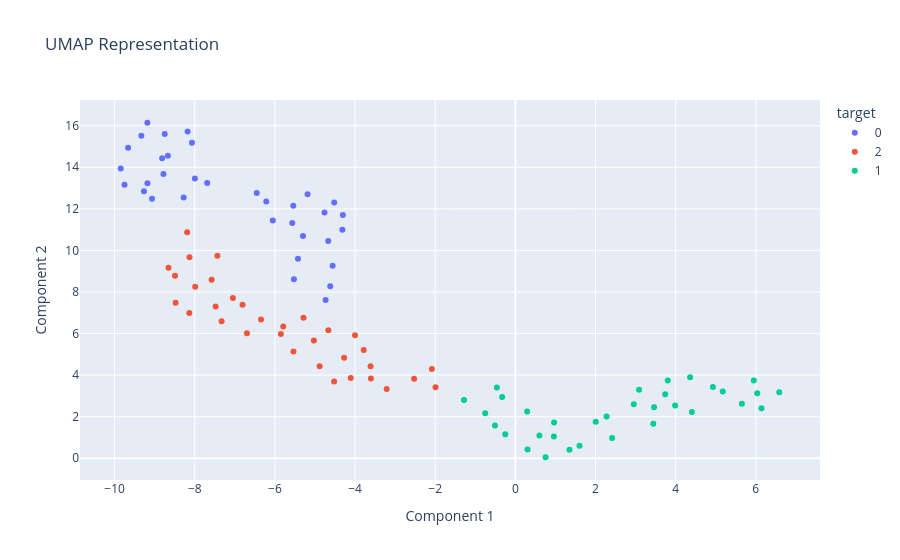

Notebook source saved alongside this figure:
### Markdown cell above
## Step 6b: Visualize with UMAP

UMAP can be used in tandem with Howso Engine to visualize high-dimensional datasets, similar to how HDBSCAN is used.

### Code cell
fig = plot_umap(t, color="target", action_feature=action_features[0])
fig.show()

### Figure 1 — Plotly figure (JSON) as saved in the notebook; plotly's stock layout.template omitted (floating-point values rounded to 4 significant figures)
{"data": [{"customdata": [[0, "fbc1ffc2-3c25-4d69-8db6-e43fa6fafb0f"], [2, "fbc1ffc2-3c25-4d69-8db6-e43fa6fafb0f"], [5, "fbc1ffc2-3c25-4d69-8db6-e43fa6fafb0f"], [6, "fbc1ffc2-3c25-4d69-8db6-e43fa6fafb0f"], [9, "fbc1ffc2-3c25-4d69-8db6-e43fa6fafb0f"], [15, "fbc1ffc2-3c25-4d69-8db6-e43fa6fafb0f"], [21, "fbc1ffc2-3c25-4d69-8db6-e43fa6fafb0f"], [25, "fbc1ffc2-3c25-4d69-8db6-e43fa6fafb0f"], [27, "fbc1ffc2-3c25-4d69-8db6-e43fa6fafb0f"], [30, "fbc1ffc2-3c25-4d69-8db6-e43fa6fafb0f"], [31, "fbc1ffc2-3c25-4d69-8db6-e43fa6fafb0f"], [37, "fbc1ffc2-3c25-4d69-8db6-e43fa6fafb0f"], [40, "fbc1ffc2-3c25-4d69-8db6-e43fa6fafb0f"], [45, "fbc1ffc2-3c25-4d69-8db6-e43fa6fafb0f"], [47, "fbc1ffc2-3c25-4d69-8db6-e43fa6fafb0f"], [50, "fbc1ffc2-3c25-4d69-8db6-e43fa6fafb0f"], [52, "fbc1ffc2-3c25-4d69-8db6-e43fa6fafb0f"], [53, "fbc1ffc2-3c25-4d69-8db6-e43fa6fafb0f"], [54, "fbc1ffc2-3c25-4d69-8db6-e43fa6fafb0f"], [64, "fbc1ffc2-3c25-4d69-8db6-e43fa6fafb0f"], [65, "fbc1ffc2-3c25-4d69-8db6-e43fa6fafb0f"], [66, "fbc1ffc2-3c25-4d69-8db6-e43fa6fafb0f"], [69, "fbc1ffc2-3c25-4d69-8db6-e43fa6fafb0f"], [70, "fbc1ffc2-3c25-4d69-8db6-e43fa6fafb0f"], [72, "fbc1ffc2-3c25-4d69-8db6-e43fa6fafb0f"], [74, "fbc1ffc2-3c25-4d69-8db6-e43fa6fafb0f"], [75, "fbc1ffc2-3c25-4d69-8db6-e43fa6fafb0f"], [76, "fbc1ffc2-3c25-4d69-8db6-e43fa6fafb0f"], [78, "fbc1ffc2-3c25-4d69-8db6-e43fa6fafb0f"], [83, "fbc1ffc2-3c25-4d69-8db6-e43fa6fafb0f"], [86, "fbc1ffc2-3c25-4d69-8db6-e43fa6fafb0f"], [88, "fbc1ffc2-3c25-4d69-8db6-e43fa6fafb0f"], [90, "fbc1ffc2-3c25-4d69-8db6-e43fa6fafb0f"], [94, "fbc1ffc2-3c25-4d69-8db6-e43fa6fafb0f"]], "hovertemplate": "<b>%{xaxis.title.text}:</b> %{x}<br><b>%{yaxis.title.text}:</b> %{y}<br><b>Case Index:</b> %{customdata[0]:,}<br><extra>%{fullData.name}</extra>", "legendgroup": "0", "marker": {"color": "#636efa", "symbol": "circle"}, "mode": "markers", "name": "0", "orientation": "v", "showlegend": true, "type": "scatter", "x": [-4.52, -5.185, -5.526, -8.781, -4.619, -4.559, -8.749, -8.671, -9.662, -5.424, -9.181, -9.331, -5.299, -4.734, -7.689, -6.215, -9.268, -6.052, -8.814, -4.316, -9.752, -4.762, -8.178, -4.303, -9.18, -5.567, -9.066, -4.668, -8.069, -6.453, -9.846, -5.54, -7.997, -8.277], "xaxis": "x", "y": [12.3, 12.7, 8.614, 13.68, 8.277, 9.266, 15.61, 14.55, 14.94, 9.597, 16.14, 15.52, 10.7, 7.613, 13.25, 12.36, 12.84, 11.44, 14.44, 10.99, 13.16, 11.82, 15.73, 11.7, 13.24, 11.31, 12.48, 10.45, 15.18, 12.77, 13.94, 12.15, 13.46, 12.55], "yaxis": "y"}, {"customdata": [[1, "fbc1ffc2-3c25-4d69-8db6-e43fa6fafb0f"], [3, "fbc1ffc2-3c25-4d69-8db6-e43fa6fafb0f"], [4, "fbc1ffc2-3c25-4d69-8db6-e43fa6fafb0f"], [7, "fbc1ffc2-3c25-4d69-8db6-e43fa6fafb0f"], [10, "fbc1ffc2-3c25-4d69-8db6-e43fa6fafb0f"], [13, "fbc1ffc2-3c25-4d69-8db6-e43fa6fafb0f"], [14, "fbc1ffc2-3c25-4d69-8db6-e43fa6fafb0f"], [16, "fbc1ffc2-3c25-4d69-8db6-e43fa6fafb0f"], [18, "fbc1ffc2-3c25-4d69-8db6-e43fa6fafb0f"], [33, "fbc1ffc2-3c25-4d69-8db6-e43fa6fafb0f"], [34, "fbc1ffc2-3c25-4d69-8db6-e43fa6fafb0f"], [35, "fbc1ffc2-3c25-4d69-8db6-e43fa6fafb0f"], [36, "fbc1ffc2-3c25-4d69-8db6-e43fa6fafb0f"], [38, "fbc1ffc2-3c25-4d69-8db6-e43fa6fafb0f"], [39, "fbc1ffc2-3c25-4d69-8db6-e43fa6fafb0f"], [41, "fbc1ffc2-3c25-4d69-8db6-e43fa6fafb0f"], [42, "fbc1ffc2-3c25-4d69-8db6-e43fa6fafb0f"], [43, "fbc1ffc2-3c25-4d69-8db6-e43fa6fafb0f"], [49, "fbc1ffc2-3c25-4d69-8db6-e43fa6fafb0f"], [55, "fbc1ffc2-3c25-4d69-8db6-e43fa6fafb0f"], [57, "fbc1ffc2-3c25-4d69-8db6-e43fa6fafb0f"], [58, "fbc1ffc2-3c25-4d69-8db6-e43fa6fafb0f"], [59, "fbc1ffc2-3c25-4d69-8db6-e43fa6fafb0f"], [67, "fbc1ffc2-3c25-4d69-8db6-e43fa6fafb0f"], [73, "fbc1ffc2-3c25-4d69-8db6-e43fa6fafb0f"], [81, "fbc1ffc2-3c25-4d69-8db6-e43fa6fafb0f"], [82, "fbc1ffc2-3c25-4d69-8db6-e43fa6fafb0f"], [84, "fbc1ffc2-3c25-4d69-8db6-e43fa6fafb0f"], [85, "fbc1ffc2-3c25-4d69-8db6-e43fa6fafb0f"], [87, "fbc1ffc2-3c25-4d69-8db6-e43fa6fafb0f"], [89, "fbc1ffc2-3c25-4d69-8db6-e43fa6fafb0f"], [93, "fbc1ffc2-3c25-4d69-8db6-e43fa6fafb0f"], [96, "fbc1ffc2-3c25-4d69-8db6-e43fa6fafb0f"]], "hovertemplate": "<b>%{xaxis.title.text}:</b> %{x}<br><b>%{yaxis.title.text}:</b> %{y}<br><b>Case Index:</b> %{customdata[0]:,}<br><extra>%{fullData.name}</extra>", "legendgroup": "2", "marker": {"color": "#EF553B", "symbol": "circle"}, "mode": "markers", "name": "2", "orientation": "v", "showlegend": true, "type": "scatter", "x": [-8.189, -5.851, -5.791, -4.883, -5.027, -7.048, -3.211, -2.083, -6.697, -8.131, -4.522, -7.435, -5.537, -4.272, -3.613, -8.493, -7.33, -4.665, -7.578, -7.989, -8.136, -4.108, -7.478, -8.477, -6.346, -3.784, -5.285, -8.654, -6.808, -1.992, -2.526, -4.002, -3.604], "xaxis": "x", "y": [10.87, 5.983, 6.346, 4.433, 5.66, 7.711, 3.327, 4.297, 6.015, 9.675, 3.695, 9.74, 5.135, 4.841, 4.427, 8.78, 6.59, 6.161, 8.588, 8.247, 6.992, 3.864, 7.299, 7.483, 6.673, 5.214, 6.767, 9.168, 7.382, 3.411, 3.827, 5.924, 3.843], "yaxis": "y"}, {"customdata": [[8, "fbc1ffc2-3c25-4d69-8db6-e43fa6fafb0f"], [11, "fbc1ffc2-3c25-4d69-8db6-e43fa6fafb0f"], [12, "fbc1ffc2-3c25-4d69-8db6-e43fa6fafb0f"], [17, "fbc1ffc2-3c25-4d69-8db6-e43fa6fafb0f"], [19, "fbc1ffc2-3c25-4d69-8db6-e43fa6fafb0f"], [20, "fbc1ffc2-3c25-4d69-8db6-e43fa6fafb0f"], [22, "fbc1ffc2-3c25-4d69-8db6-e43fa6fafb0f"], [23, "fbc1ffc2-3c25-4d69-8db6-e43fa6fafb0f"], [24, "fbc1ffc2-3c25-4d69-8db6-e43fa6fafb0f"], [26, "fbc1ffc2-3c25-4d69-8db6-e43fa6fafb0f"], [28, "fbc1ffc2-3c25-4d69-8db6-e43fa6fafb0f"], [29, "fbc1ffc2-3c25-4d69-8db6-e43fa6fafb0f"], [32, "fbc1ffc2-3c25-4d69-8db6-e43fa6fafb0f"], [44, "fbc1ffc2-3c25-4d69-8db6-e43fa6fafb0f"], [46, "fbc1ffc2-3c25-4d69-8db6-e43fa6fafb0f"], [48, "fbc1ffc2-3c25-4d69-8db6-e43fa6fafb0f"], [51, "fbc1ffc2-3c25-4d69-8db6-e43fa6fafb0f"], [56, "fbc1ffc2-3c25-4d69-8db6-e43fa6fafb0f"], [60, "fbc1ffc2-3c25-4d69-8db6-e43fa6fafb0f"], [61, "fbc1ffc2-3c25-4d69-8db6-e43fa6fafb0f"], [62, "fbc1ffc2-3c25-4d69-8db6-e43fa6fafb0f"], [63, "fbc1ffc2-3c25-4d69-8db6-e43fa6fafb0f"], [68, "fbc1ffc2-3c25-4d69-8db6-e43fa6fafb0f"], [71, "fbc1ffc2-3c25-4d69-8db6-e43fa6fafb0f"], [77, "fbc1ffc2-3c25-4d69-8db6-e43fa6fafb0f"], [79, "fbc1ffc2-3c25-4d69-8db6-e43fa6fafb0f"], [80, "fbc1ffc2-3c25-4d69-8db6-e43fa6fafb0f"], [91, "fbc1ffc2-3c25-4d69-8db6-e43fa6fafb0f"], [92, "fbc1ffc2-3c25-4d69-8db6-e43fa6fafb0f"], [95, "fbc1ffc2-3c25-4d69-8db6-e43fa6fafb0f"], [97, "fbc1ffc2-3c25-4d69-8db6-e43fa6fafb0f"], [98, "fbc1ffc2-3c25-4d69-8db6-e43fa6fafb0f"], [99, "fbc1ffc2-3c25-4d69-8db6-e43fa6fafb0f"]], "hovertemplate": "<b>%{xaxis.title.text}:</b> %{x}<br><b>%{yaxis.title.text}:</b> %{y}<br><b>Case Index:</b> %{customdata[0]:,}<br><extra>%{fullData.name}</extra>", "legendgroup": "1", "marker": {"color": "#00cc96", "symbol": "circle"}, "mode": "markers", "name": "1", "orientation": "v", "showlegend": true, "type": "scatter", "x": [0.9666, 1.35, 2.415, 3.987, 0.6004, 2.276, 4.405, -0.5084, 3.442, 4.36, 3.087, -0.4602, 5.949, 4.93, 6.585, 6.037, -0.3306, -1.282, 6.143, 3.461, 0.2945, 3.739, 2.956, 5.176, 5.652, -0.7521, 0.7546, 1.601, -0.2525, 3.803, 2.005, 0.3044, 0.9619], "xaxis": "x", "y": [1.724, 0.412, 0.9698, 2.535, 1.096, 2.014, 2.225, 1.575, 1.658, 3.904, 3.292, 3.4, 3.737, 3.429, 3.171, 3.13, 2.946, 2.808, 2.404, 2.457, 2.251, 3.075, 2.6, 3.214, 2.618, 2.167, 0.04891, 0.6079, 1.15, 3.742, 1.761, 0.42, 1.045], "yaxis": "y"}], "layout": {"legend": {"title": {"text": "target"}, "tracegroupgap": 0}, "title": {"text": "UMAP Representation"}, "xaxis": {"anchor": "y", "domain": [0, 1], "title": {"text": "Component 1"}}, "yaxis": {"anchor": "x", "domain": [0, 1], "title": {"text": "Component 2"}}}}
